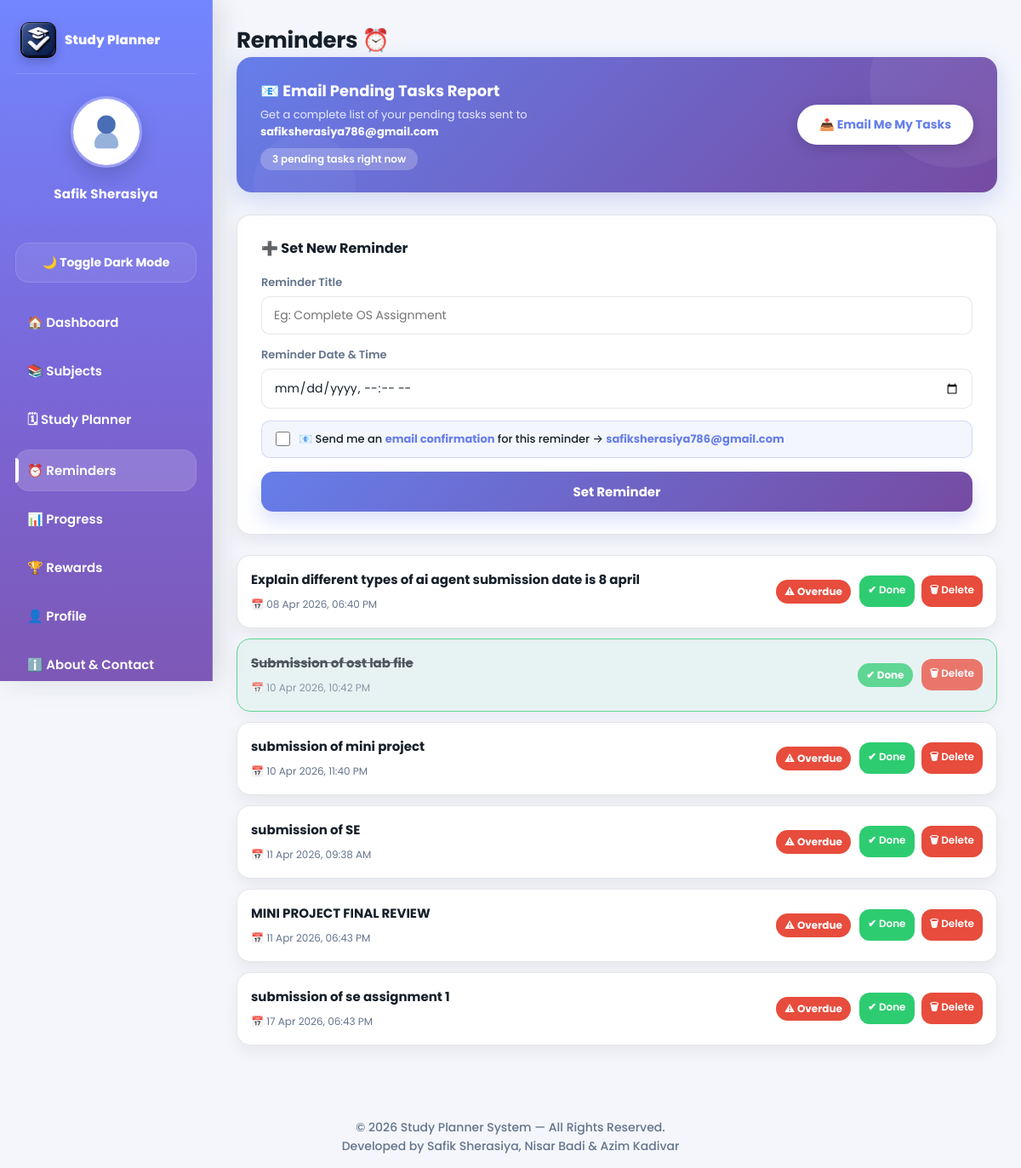
/reminders.php (signed in), run on the app's committed database.
### tables this page shows
CREATE TABLE `users` (
  `id` int(11) NOT NULL,
  `name` varchar(100) NOT NULL,
  `email` varchar(100) NOT NULL,
  `password` varchar(255) NOT NULL,
  `created_at` timestamp NOT NULL DEFAULT current_timestamp(),
  `phone` varchar(20) DEFAULT NULL,
  `profile_pic` varchar(255) DEFAULT NULL,
  `points` int(11) NOT NULL DEFAULT 0,
  `badge` varchar(50) DEFAULT 'Beginner'
);

CREATE TABLE `reminders` (
  `id` int(11) NOT NULL,
  `user_id` int(11) NOT NULL,
  `title` varchar(255) NOT NULL,
  `task_id` int(11) DEFAULT NULL,
  `reminder_time` datetime DEFAULT NULL,
  `status` enum('pending','done') DEFAULT 'pending',
  `created_at` timestamp NOT NULL DEFAULT current_timestamp()
);

### reminders.php (the view, shortened to what this page needs)
<?php
include("config.php");
$user_id = (int) $_SESSION['user_id'];
$stmt = $conn->prepare("SELECT name, email FROM users WHERE id=? LIMIT 1");
$stmt->bind_param("i", $user_id);
$stmt->execute();
$me = $stmt->get_result()->fetch_assoc();
$userEmail = $me['email'] ?? '';
$stmt = $conn->prepare("SELECT COUNT(*) c FROM tasks WHERE user_id=? AND status='pending'");
$stmt->bind_param("i", $user_id);
$stmt->execute();
$pendingCount = (int) $stmt->get_result()->fetch_assoc()['c'];
$stmt = $conn->prepare("SELECT * FROM reminders WHERE user_id=? ORDER BY reminder_time ASC");
$stmt->bind_param("i", $user_id);
$stmt->execute();
$reminders = $stmt->get_result();
$now = date("Y-m-d H:i:s");
?>
<!DOCTYPE html>
<html lang="en">
<head>
    <link rel="stylesheet" href="css/style.css?v=5">
</head>
<body class="dashboard-page">
    <?php include("sidebar.php"); ?>
    <div class="main">
        <h1>Reminders ⏰</h1>
        <div class="email-banner">
            <div class="eb-text">
                <h3>📧 Email Pending Tasks Report</h3>
                <p>Get a complete list of your pending tasks sent to<br>
                    <strong
                        style="color:#fff;"><?php echo htmlspecialchars($userEmail ?: '— add email in Profile —'); ?></strong>
                </p>
                <span class="eb-badge">
                    <?php echo $pendingCount; ?> pending task<?php echo $pendingCount !== 1 ? 's' : ''; ?> right now
                </span>
            </div>
            <form method="POST">
                <button type="submit" name="send_task_email" class="eb-btn" <?php if (!$userEmail)
                    echo 'disabled title="Add your email in Profile first"'; ?>
                    onclick="return confirm('Send pending tasks report to <?php echo htmlspecialchars($userEmail); ?>?')">
                    📤 Email Me My Tasks
                </button>
            </form>
        </div>
        <div class="rem-form-card">
            <h3>➕ Set New Reminder</h3>
            <form method="POST">
                <div class="rf-group">
                    <label>Reminder Title</label>
                    <input type="text" name="title" placeholder="Eg: Complete OS Assignment" required>
                </div>
                <div class="rf-group">
                    <label>Reminder Date &amp; Time</label>
                    <input type="datetime-local" name="reminder_time" min="<?php echo date('Y-m-d\TH:i'); ?>" required>
                </div>
                <label class="email-opt" for="emailConfirmCb">
                    <input type="checkbox" name="email_confirm" id="emailConfirmCb" <?php if (!$userEmail)
                        echo 'disabled'; ?>>
                    <span>
                        📧 Send me an <strong>email confirmation</strong> for this reminder
                        <?php if ($userEmail): ?>
                            → <strong><?php echo htmlspecialchars($userEmail); ?></strong>
                        <?php else: ?>
                            <em style="color:#e74c3c;">(add email to your Profile first)</em>
                        <?php endif; ?>
                    </span>
                </label>
                <button class="btn" name="add_reminder" type="submit">Set Reminder</button>
            </form>
        </div>
        <div id="reminderList">
            <?php if ($reminders && $reminders->num_rows > 0):
                while ($r = $reminders->fetch_assoc()):
                    $status = $r['status'] ?? 'pending';
                    $isOverdue = ($status === 'pending' && $r['reminder_time'] < $now);
                    $cls = $status === 'done' ? 'is-done' : ($isOverdue ? 'is-overdue' : '');
                    ?>
                    <div class="rem-item <?php echo $cls; ?>" data-title="<?php echo htmlspecialchars($r['title'] ?? ''); ?>"
                        data-time="<?php echo htmlspecialchars($r['reminder_time']); ?>"
                        data-status="<?php echo htmlspecialchars($status); ?>">
                        <div class="rem-left">
                            <strong><?php echo htmlspecialchars($r['title'] ?? 'Reminder'); ?></strong>
                            <small>📅 <?php echo date("d M Y, h:i A", strtotime($r['reminder_time'])); ?></small>
                        </div>
                        <div class="rem-right">
                            <?php if ($status === 'done'): ?>
                                <span class="badge done">✔ Done</span>
                            <?php elseif ($isOverdue): ?>
                                <span class="badge overdue">⚠ Overdue</span>
                            <?php else: ?>
                                <span class="badge pending">🕐 Pending</span>
                            <?php endif; ?>
                            <span class="rem-btns">
                                <?php if ($status !== 'done'): ?>
                                    <a class="doneBtn" href="?done=<?php echo (int) $r['id']; ?>"
                                        onclick="return confirm('Mark as done?')">✔ Done</a>
                                <?php endif; ?>
                                <a class="delBtn" href="?delete=<?php echo (int) $r['id']; ?>"
                                    onclick="return confirm('Delete this reminder?')">🗑 Delete</a>
                            </span>
                        </div>
                    </div>
                <?php endwhile;
            endif; ?>
        </div>
    </div>
    <?php include("footer.php"); ?>
</body>
</html>

### sidebar.php (shortened to what this page needs)
<?php
include("config.php");
$user_id = (int) $_SESSION['user_id'];
$current_page = basename($_SERVER['PHP_SELF']);
$stmt = $conn->prepare("SELECT profile_pic, name FROM users WHERE id=? LIMIT 1");
$stmt->bind_param("i", $user_id);
$stmt->execute();
$user = $stmt->get_result()->fetch_assoc();
function activeLink($page, $current_page) {
    return $page === $current_page ? 'active' : '';
}
?>
<div class="sidebar" id="mainSidebar">
    <div class="sidebar-logo">
        <img src="images/app_logo.png" alt="Study Planner Logo">
        <span>Study Planner</span>
    </div>
    <div class="profile-box">
        <?php if (!empty($user['profile_pic']) && file_exists("uploads/" . $user['profile_pic'])) { ?>
            <img src="uploads/<?php echo htmlspecialchars($user['profile_pic']); ?>" alt="Profile">
        <?php } else { ?>
            <img src="uploads/default.png" alt="Profile">
        <?php } ?>
        <h3><?php echo htmlspecialchars($user['name'] ?? 'User'); ?></h3>
    </div>
    <button id="darkToggleBtn" class="theme-btn">🌙 Toggle Dark Mode</button>
    <a href="dashboard.php"  class="<?php echo activeLink('dashboard.php',  $current_page); ?>">🏠 Dashboard</a>
    <a href="subject.php"    class="<?php echo activeLink('subject.php',    $current_page); ?>">📚 Subjects</a>
    <a href="planner.php"    class="<?php echo activeLink('planner.php',    $current_page); ?>">🗓 Study Planner</a>
    <a href="reminders.php"  class="<?php echo activeLink('reminders.php',  $current_page); ?>">⏰ Reminders</a>
    <a href="progress.php"   class="<?php echo activeLink('progress.php',   $current_page); ?>">📊 Progress</a>
    <a href="rewards.php"    class="<?php echo activeLink('rewards.php',    $current_page); ?>">🏆 Rewards</a>
    <a href="profile.php"    class="<?php echo activeLink('profile.php',    $current_page); ?>">👤 Profile</a>
    <a href="about.php"    class="<?php echo activeLink('about.php',    $current_page); ?>">ℹ️ About & Contact</a>
</div>

### data on the page
users: name "Safik Sherasiya", email "safiksherasiya786@gmail.com"
reminders: title "Explain different types of ai agent submission date is 8 april", reminder_time "08 Apr 2026, 06:40 PM", status "⚠ Overdue"
reminders: title "Submission of ost lab file", reminder_time "10 Apr 2026, 10:42 PM", status "✔ Done"
reminders: title "submission of mini project", reminder_time "10 Apr 2026, 11:40 PM", status "⚠ Overdue"
reminders: title "submission of SE", reminder_time "11 Apr 2026, 09:38 AM", status "⚠ Overdue"
reminders: title "MINI PROJECT FINAL REVIEW", reminder_time "11 Apr 2026, 06:43 PM", status "⚠ Overdue"
reminders: title "submission of se assignment 1", reminder_time "17 Apr 2026, 06:43 PM", status "⚠ Overdue"

### other printed values
$pendingCount "3"
